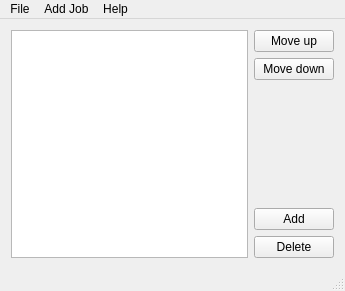
<?xml version="1.0" encoding="UTF-8"?>
<ui version="4.0">
 <class>MainWindow</class>
 <widget class="QMainWindow" name="MainWindow">
  <property name="geometry">
   <rect>
    <x>0</x>
    <y>0</y>
    <width>345</width>
    <height>291</height>
   </rect>
  </property>
  <property name="windowTitle">
   <string>Configuration Editing Tool</string>
  </property>
  <widget class="QWidget" name="centralWidget">
   <layout class="QVBoxLayout" name="verticalLayout_2">
    <item>
     <layout class="QHBoxLayout" name="horizontalLayout">
      <item>
       <widget class="QListWidget" name="jobListWidget"/>
      </item>
      <item>
       <layout class="QVBoxLayout" name="verticalLayout">
        <item>
         <widget class="QPushButton" name="upButton">
          <property name="text">
           <string>Move up</string>
          </property>
         </widget>
        </item>
        <item>
         <widget class="QPushButton" name="downButton">
          <property name="text">
           <string>Move down</string>
          </property>
         </widget>
        </item>
        <item>
         <spacer name="verticalSpacer">
          <property name="orientation">
           <enum>Qt::Vertical</enum>
          </property>
          <property name="sizeHint" stdset="0">
           <size>
            <width>20</width>
            <height>40</height>
           </size>
          </property>
         </spacer>
        </item>
        <item>
         <widget class="QPushButton" name="addButton">
          <property name="text">
           <string>Add</string>
          </property>
         </widget>
        </item>
        <item>
         <widget class="QPushButton" name="deleteButton">
          <property name="text">
           <string>Delete</string>
          </property>
         </widget>
        </item>
       </layout>
      </item>
     </layout>
    </item>
   </layout>
  </widget>
  <widget class="QMenuBar" name="menuBar">
   <property name="geometry">
    <rect>
     <x>0</x>
     <y>0</y>
     <width>345</width>
     <height>19</height>
    </rect>
   </property>
   <widget class="QMenu" name="menuFile">
    <property name="title">
     <string>File</string>
    </property>
    <addaction name="actionNew"/>
    <addaction name="actionOpen"/>
    <addaction name="actionSave"/>
    <addaction name="separator"/>
    <addaction name="actionRecent_files"/>
    <addaction name="separator"/>
    <addaction name="actionClose"/>
   </widget>
   <widget class="QMenu" name="menuHelp">
    <property name="title">
     <string>Help</string>
    </property>
    <addaction name="actionAbout"/>
   </widget>
   <widget class="QMenu" name="menuAdd_Job">
    <property name="title">
     <string>Add Job</string>
    </property>
    <addaction name="actionWake"/>
    <addaction name="actionShutdown"/>
    <addaction name="actionBackup"/>
    <addaction name="actionCustom_command"/>
   </widget>
   <addaction name="menuFile"/>
   <addaction name="menuAdd_Job"/>
   <addaction name="menuHelp"/>
  </widget>
  <widget class="QStatusBar" name="statusBar"/>
  <action name="actionNew">
   <property name="text">
    <string>New</string>
   </property>
  </action>
  <action name="actionOpen">
   <property name="text">
    <string>Open</string>
   </property>
  </action>
  <action name="actionSave">
   <property name="text">
    <string>Save</string>
   </property>
  </action>
  <action name="actionClose">
   <property name="text">
    <string>Close</string>
   </property>
  </action>
  <action name="actionRecent_files">
   <property name="text">
    <string>Recent files</string>
   </property>
  </action>
  <action name="actionAbout">
   <property name="text">
    <string>About</string>
   </property>
  </action>
  <action name="actionWake">
   <property name="text">
    <string>Wake</string>
   </property>
  </action>
  <action name="actionShutdown">
   <property name="text">
    <string>Shutdown</string>
   </property>
  </action>
  <action name="actionBackup">
   <property name="text">
    <string>Backup</string>
   </property>
  </action>
  <action name="actionCustom_command">
   <property name="text">
    <string>Custom command</string>
   </property>
  </action>
 </widget>
 <layoutdefault spacing="6" margin="11"/>
 <resources/>
 <connections/>
</ui>
